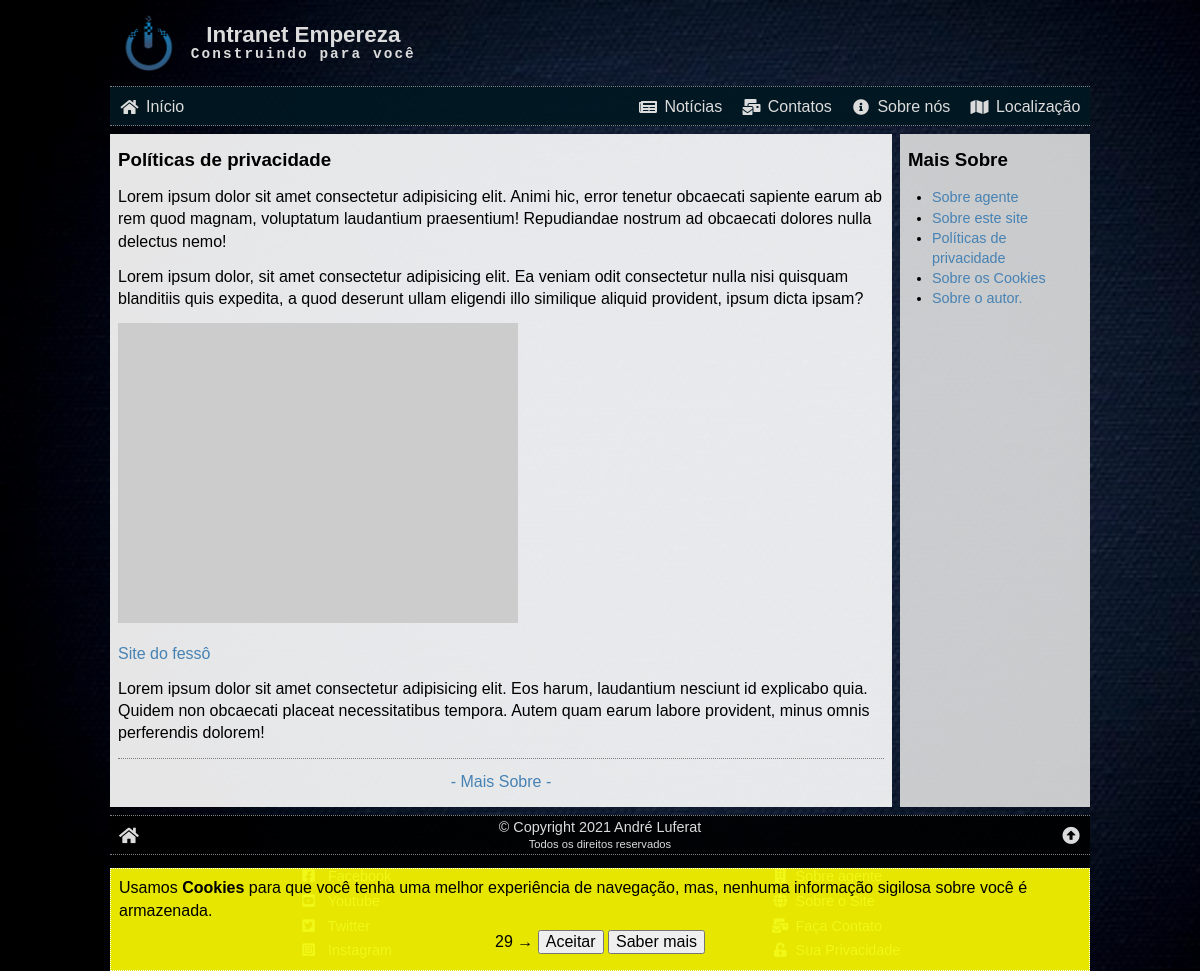
The app's page /sobre.php?id=3 with its own data.
### tables this page shows
CREATE TABLE about (
    id INT NOT NULL PRIMARY KEY AUTO_INCREMENT,
    slug VARCHAR(63) NOT NULL,
    last_update TIMESTAMP DEFAULT CURRENT_TIMESTAMP,
    image VARCHAR(255) NOT NULL,
    title VARCHAR(127) NOT NULL,
    preview VARCHAR(255) NOT NULL,
    text LONGTEXT NOT NULL,
    status ENUM ('ativo', 'inativo') DEFAULT 'ativo'
);

### sobre.php (the view, shortened to what this page needs)
<?php
require('./_config.php');
$aboutHTML = '';
$id = (isset($_GET['id'])) ? intval($_GET['id']) : 0;
if ($id == 0) {
    $aboutHTML = <<<HTML
<h2>Sobre</h2>
<p>Nesta seção você encontra diversas informações sobre agente:</p>
HTML;
    $sql = "SELECT `id`, `slug`, `image`, `title`, `preview`
        FROM `about`
        WHERE `status` = 'ativo'
        ORDER BY `id`;";
    $res = $conn->query($sql);
    while ($about = $res->fetch_assoc()) {
        $preview = str_ireplace('{{siteName}}', $_C['siteName'], $about['preview']);
        $aboutHTML .= <<<HTML
<div class="artigo" data-href="sobre.php?id={$about['id']}">
    <a href="sobre.php?id={$about['id']}">
        <img src="{$about['image']}" alt="{$about['title']}">
    </a>
    <div>
        <h3><a href="sobre.php?id={$about['id']}">{$about['title']}</a></h3>
        {$preview}
    </div>
</div>
HTML;
    }
} else {
    $sql = "SELECT * FROM `about` WHERE id = '{$id}' AND status = 'ativo';";
    $res = $conn->query($sql);
    $about = $res->fetch_assoc();
    $aboutHTML .= <<<HTML
<h3>{$about['title']}</h3>
{$about['text']}
<hr class="dotted">
<p class="center"><a href="/sobre.php">- Mais Sobre -</a></p>
HTML;
}
$sideBar = '<h3>Mais Sobre</h3><ul class="linklist">';
$sql = "SELECT `id`, `title` FROM about WHERE status = 'ativo' ORDER BY `id`";
$res = $conn->query($sql);
while ($link = $res->fetch_assoc()) {
    $sideBar .= <<<HTML
    <li><a href="sobre.php?id={$link['id']}">{$link['title']}</a></li>
HTML;
}
$sideBar .= '</ul>';
require('./_header.php');
?>
<article>
    <?php echo $aboutHTML ?>
</article>
<aside>
    <?php echo $sideBar ?>
</aside>
<?php
require('./_footer.php');
?>

### css/global.css (style rules this page uses)
* { box-sizing: border-box; outline: none; }
html, body { font-family: 'arial', cursive; font-size: 16px; position: relative; width: 100%; height: 100%; padding: 0; margin: 0; line-height: 1.4; }
header, nav, main, article, aside, footer { display: block; }
h1, h2, h3, h4, h5, p { margin: .8rem 0; }
a { color: steelblue; text-decoration: none; transition: .2s; }
body { background-image: url('/img/bg04.jpg'); background-attachment: fixed; background-size: cover; background-position-x: left; background-color: rgb(0, 0, 0); }
article { background: rgba(255, 255, 255, .9); overflow: auto; margin-top: .5rem; padding: 0 .5rem; flex: 4; }
aside { background: rgba(223, 223, 223, .9); overflow: auto; margin-top: .5rem; padding: 0 .5rem; }
@media (min-width: 575px) { article { margin-right: .25rem; } }
@media (min-width: 575px) { aside { min-width: 190px; max-width: 190px; margin-left: .25rem; } }
.center { text-align: center; }
.dotted { border: none; border-top: 1px dotted grey; }

### css/index.css (style rules this page uses)
.linklist { font-size: .9rem; padding: 0 0 0 1.5rem; }

### records on screen
about: title "Políticas de privacidade", text "Lorem ipsum dolor sit amet consectetur adipisicing elit. Animi hic, error tenetur obcaecati sapiente earum ab rem quod magnam, voluptatum laudantium praesentium! Repudiandae nostrum ad obcaecati dolores nulla delectus nemo! Lorem ipsum dolor, sit amet consectetur adipisicing elit. Ea veniam odit consectetur nulla nisi quisquam blanditiis quis expedita, a quod deserunt ullam eligendi illo similique aliquid provident, ipsum dicta ipsam? Site do fessô Lorem ipsum dolor sit amet consectetur adipisicing elit. Eos harum, laudantium nesciunt id explicabo quia. Quidem non obcaecati placeat necessitatibus tempora. Autem quam earum labore provident, minus omnis perferendis dolorem!"
about: title "Sobre agente"
about: title "Sobre este site"
about: title "Sobre os Cookies"
about: title "Sobre o autor."

### other values on screen
$_C['siteName'] "Empereza"
$_C['siteSlogan'] "Construindo para você"
$_C['copyright'] "© Copyright 2021 André Luferat"
